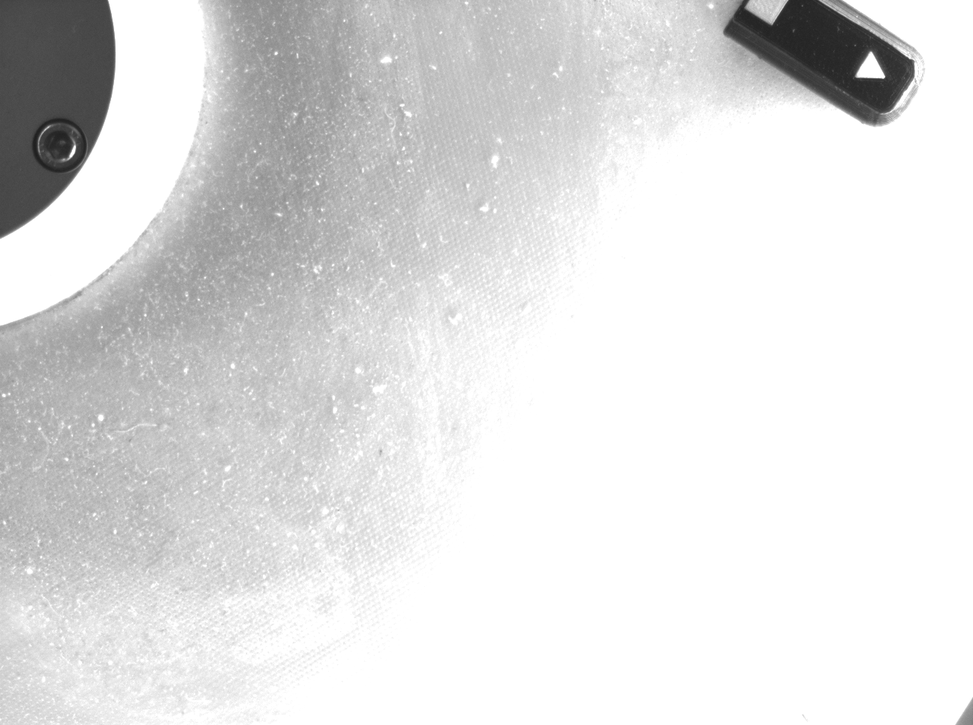
#> input picture src/python/point_cloud/image_1.bmp, 973 x 725 px, shrunk from 1296 x 966 before the run
$ python get_felxibowl_centre.py
#> lines starting #> are read from the running program, lines starting #| are printed output that depends on the picture; after the words box and inside, x2 and y2 are one past the last pixel; in counts of white or black regions, pixels touching at a corner belong together
import cv2
import numpy as np

def get_flexibowl_centre(image_path):
    # Load image and preprocess
#> called with image_path = 'image_1.bmp'
    image = cv2.imread(image_path)
#> image is the input picture: shape (725, 973, 3); min 31, max 255, mean 223.6
    gray = cv2.cvtColor(image, cv2.COLOR_BGR2GRAY)

    # Step 1: Canny Edge Detection
    edges = cv2.Canny(gray, 50, 150)
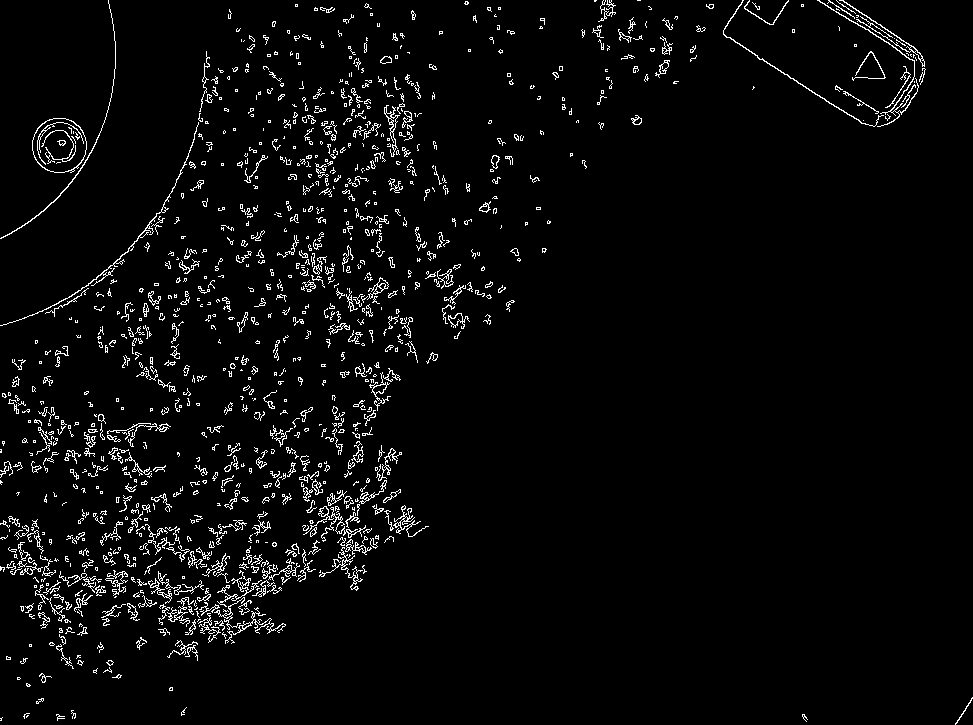
#> edges: shape (725, 973); 3.7% white in thin lines or dots

    # Step 2: Thresholding (Otsu)
    _, binary = cv2.threshold(edges, 0, 255, cv2.THRESH_BINARY + cv2.THRESH_OTSU)

    # Step 3: Find contours
    contours, _ = cv2.findContours(binary, cv2.RETR_EXTERNAL, cv2.CHAIN_APPROX_NONE)
#> contours = 1013 contours, 895 with area under 20; largest, box (x1, y1, x2, y2) and area: (32, 118, 87, 173) 2342, (0, 122, 199, 326) 152, (839, 0, 925, 67) 142, (384, 105, 400, 157) 138, (367, 277, 389, 300) 134

    best_fit = None
    best_fit_score = 0

    for contour in contours:
        if len(contour) < 50:  # Filter out small contours
            continue

        if len(contour) >= 5:  # fitEllipse requires at least 5 points
            ellipse = cv2.fitEllipse(contour)
            (x, y), (MA, ma), angle = ellipse
            radius_estimate = (MA + ma) / 4  # approximate average radius

            if 50 < radius_estimate < 300:  # Radius filtering
                # Step 5: Evaluate fit quality
                ellipse_mask = np.zeros_like(gray)
                cv2.ellipse(ellipse_mask, ellipse, 255, 2)

                # Count how many contour points fall on the ellipse
                fit_score = 0
                for pt in contour:
                    px, py = pt[0]
                    if ellipse_mask[py, px] == 255:
                        fit_score += 1
                fit_ratio = fit_score / len(contour)

                # Update best match
                if fit_ratio > best_fit_score and fit_ratio > 0.6:  # only good fits
                    best_fit_score = fit_ratio
                    best_fit = ellipse
#> this loop made 1013 passes
#> (x, y, MA, ma, angle, radius_estimate) on passes 9, 22, 23, 27, 28, 38, 42, 43, 48, 50, 55, 56: (963.7, 710.6, 1.44, 28.83, 32.67, 7.57), (191.9, 655.2, 10.11, 18.65, 176.8, 7.19), (64.13, 655.5, 7.62, 23.25, 147.7, 7.72), (180.7, 647.4, 11.9, 27.73, 64.65, 9.91), (140.6, 642.5, 7.35, 10.66, 34.66, 4.5), (190.9, 627.8, 6.73, 15.13, 30.59, 5.47), (209, 627.5, 16.53, 23.35, 172.2, 9.97), (42.6, 619.6, 10.84, 13.81, 164.4, 6.16), (253.7, 630.7, 32.1, 49.82, 70.94, 20.48), (163.3, 615.1, 6.13, 17.05, 25.17, 5.79), (115, 610.7, 9.11, 24.61, 70.51, 8.43), (132.6, 611.6, 7.96, 17.77, 153.9, 6.43)
#> ellipse on pass 190: ((158.3, 537.6), (18.46, 30.57), 147.3)
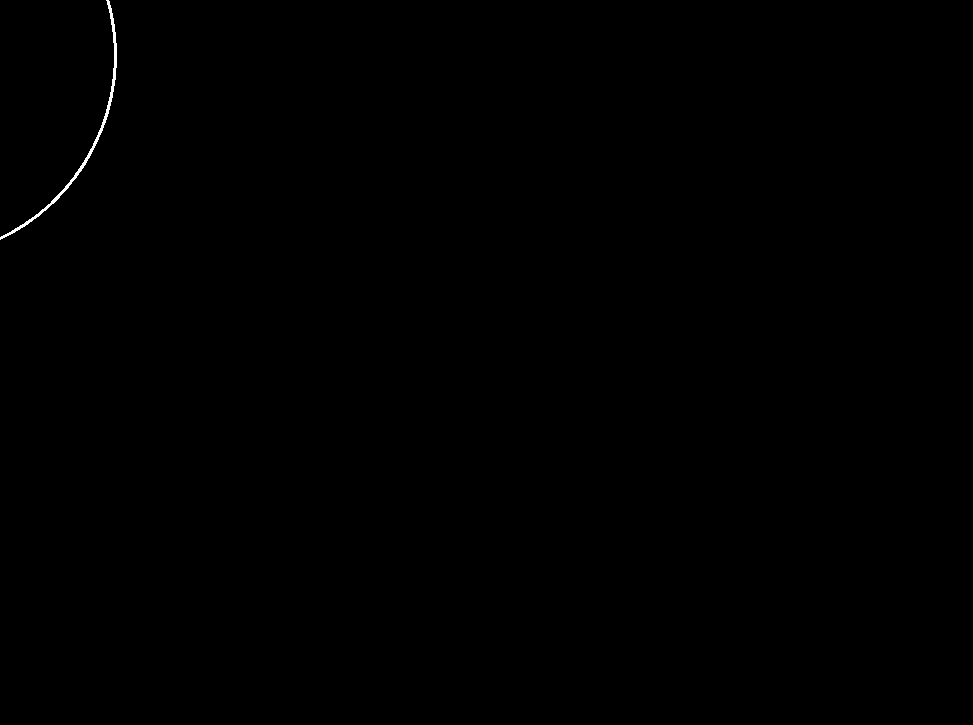
#> ellipse_mask: shape (725, 973); 0.12% white; 1 white region, box (x1, y1, x2, y2) and area: (0, 0, 117, 240) 859
#> after the loop, best_fit = ((-82.41, 56.71), (394.2, 401.3), 16.81); best_fit_score = 1

    # Step 6: Draw result
    if best_fit is not None:
        output = image.copy()
        (x, y), (MA, ma), angle = best_fit
#> x = -82.41; y = 56.71; MA = 394.2; ma = 401.3; angle = 16.81
        arc_center = (int(x), int(y))
#> arc_center = (-82, 56)

        cv2.ellipse(output, best_fit, (0, 255, 0), 2)
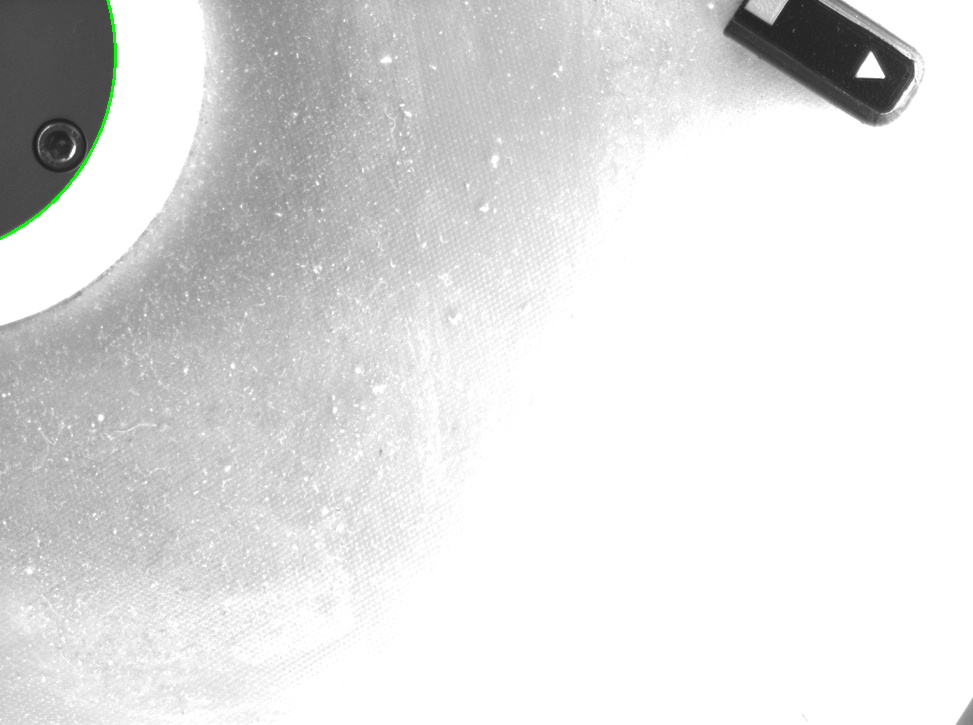
#> output: shape (725, 973, 3); 0.12% of pixels changed, all inside (x1, y1, x2, y2) = (0, 0, 117, 240)
        cv2.circle(output, arc_center, 5, (0, 0, 255), -1)  # Draw center
        print(f"Arc center: {arc_center}")
#| Arc center: (-82, 56)
        cv2.imshow("Detected Arc", output)
        cv2.waitKey(0)
        cv2.destroyAllWindows()

    else:
        print("No arc detected with sufficient fit quality.")


# Run on your image
get_flexibowl_centre("image_1.bmp")

$ run again, with src/python/point_cloud/image_0.bmp copied over src/python/point_cloud/image_1.bmp
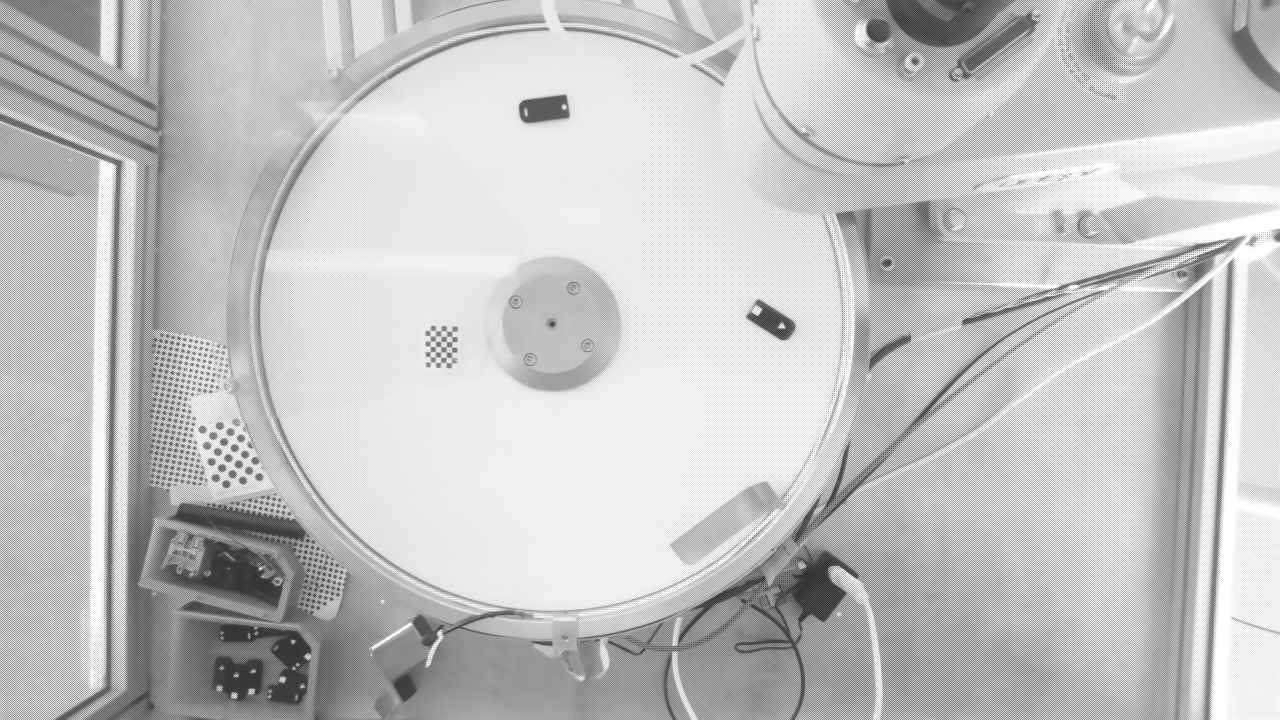
#> input picture src/python/point_cloud/image_0.bmp, 1280 x 720 px
#> in get_flexibowl_centre, image is the input picture: shape (720, 1280, 3); min 43, max 255, mean 195.3
#> in get_flexibowl_centre, `edges = cv2.Canny(gray, 50, 150)`:
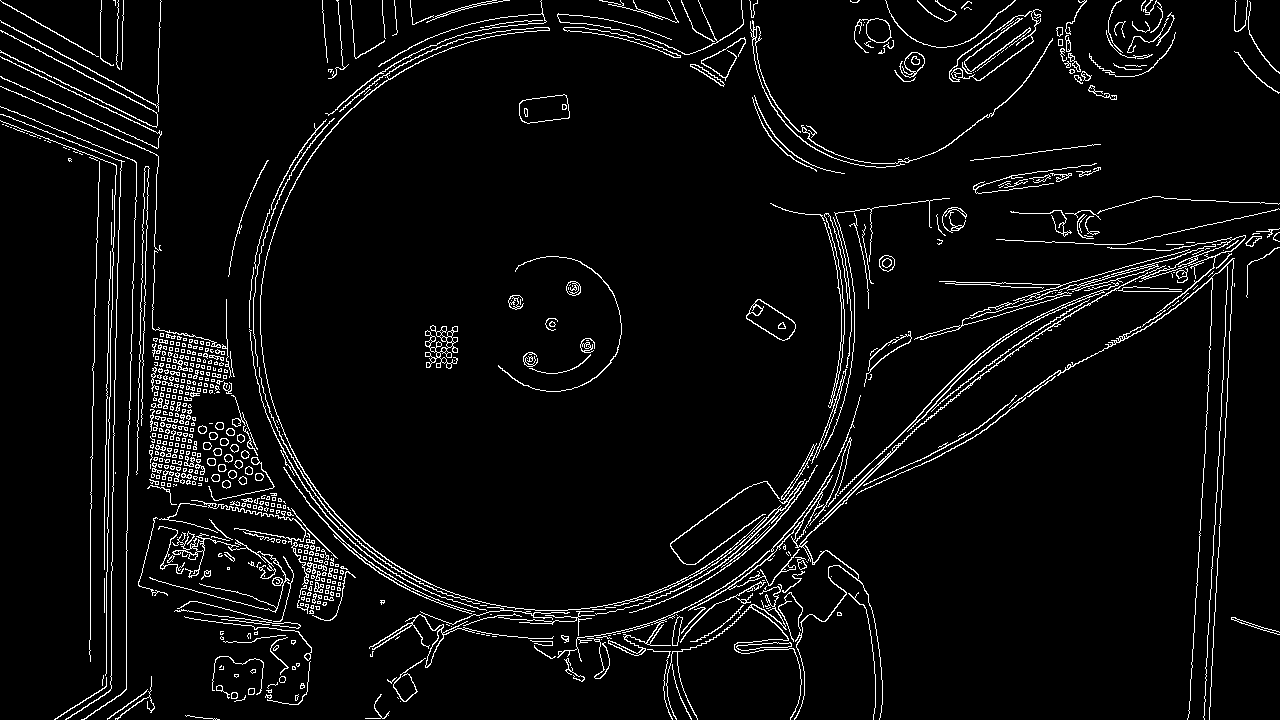
#> edges: shape (720, 1280); 4.8% white in thin lines or dots
#> contours = 656 contours, 497 with area under 20; largest, box (x1, y1, x2, y2) and area: (949, 9, 1042, 82) 2612, (260, 27, 806, 615) 1536, (688, 235, 1246, 720) 1454, (519, 94, 570, 124) 1127, (746, 299, 796, 341) 1086
#> the loop in get_flexibowl_centre, `for contour in contours:` made 656 passes
#> (x, y, MA, ma, angle, radius_estimate, fit_ratio, best_fit_score) on pass 189: (222.8, 506.9, 31.31, 177.1, 108.4, 52.09, 0.677, 0.677)
#> after the loop in get_flexibowl_centre, `for contour in contours:`: best_fit = ((488.3, 355.9), (451.2, 537.8), 147.1); best_fit_score = 1
#> in get_flexibowl_centre, `(x, y), (MA, ma), angle = best_fit`: x = 488.3; y = 355.9; MA = 451.2; ma = 537.8; angle = 147.1
#> arc_center = (488, 355)
#> in get_flexibowl_centre, `cv2.ellipse(output, best_fit, (0, 255, 0), 2)`:
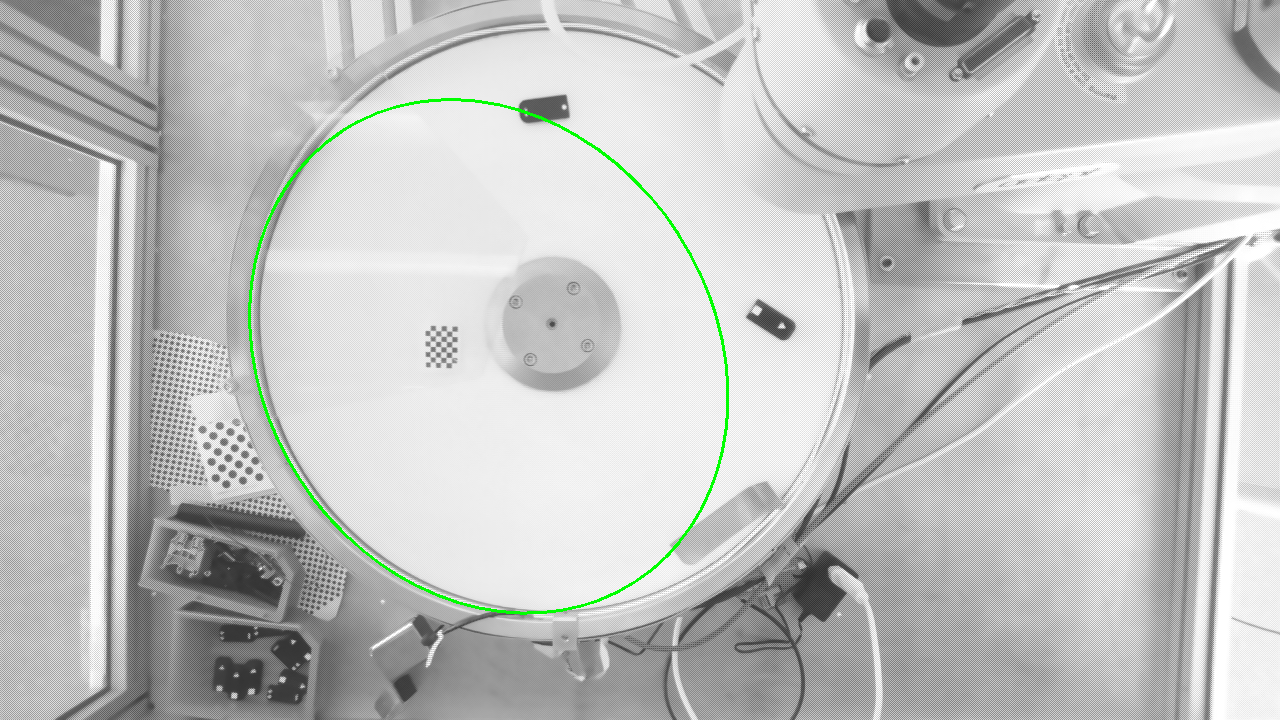
#> output: shape (720, 1280, 3); 0.5% of pixels changed, all inside (x1, y1, x2, y2) = (248, 98, 729, 615)
#| Arc center: (488, 355)
